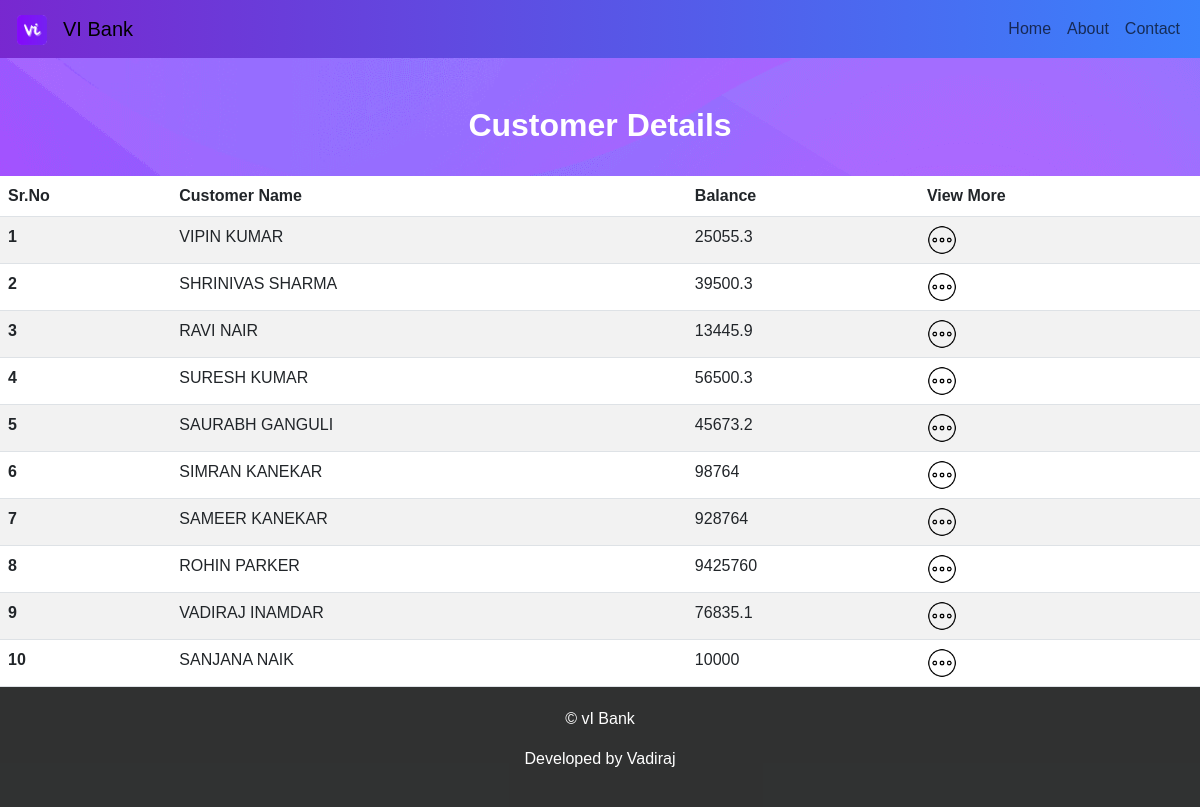
The app's page /views/customers.php with its own data.
### tables this page shows
CREATE TABLE `CUSTOMERS` (
  `customer_name` varchar(255) DEFAULT NULL,
  `contact` varchar(255) DEFAULT NULL,
  `address` varchar(255) DEFAULT NULL,
  `balance` float DEFAULT NULL,
  `acno` int(10) NOT NULL,
  `email` varchar(255) DEFAULT NULL
);

### views/customers.php (the view, shortened to what this page needs)
<!DOCTYPE html>
<html lang="en">
<head>
    <link rel="stylesheet" href="../css/customers.css">
    <link href="https://cdn.jsdelivr.net/npm/bootstrap@5.3.0-alpha2/dist/css/bootstrap.min.css" rel="stylesheet">
</head>
<body>
        <nav class="navbar navbar-expand-lg bg-body-tertiary" style="background: linear-gradient(to right, rgba(106, 17, 203, 0.9), rgba(37, 117, 252, 0.9)); width: auto;">
            <div class="container-fluid">
                <a class="navbar-brand" href="index.php" style="margin-left: 5px;">
                    <img src="../images/logo.png" alt="Bootstrap" width="30" height="30">
                </a>
                <a class="navbar-brand bank-name" href="index.php">VI Bank</a>
                <div class="collapse navbar-collapse" id="navbarSupportedContent">
                    <ul class="navbar-nav ms-auto mb-2 mb-lg-0">
                        <li class="nav-item">
                            <a class="nav-link active-link" aria-current="page" href="../views/index.php">Home</a>
                        </li>
                        <li class="nav-item">
                            <a class="nav-link" href="../views/about.php">About</a>
                        </li>
                        <li class="nav-item">
                            <a class="nav-link" href="../views/contact.php">Contact</a>
                        </li>
                    </ul>
                </div>
            </div>
        </nav>
        <?php
        include('../controllers/common.php')
        ?>
        <section style="background-image: url('../images/bg.png')">
        <br>
        <div class="customer-table">
            <br>
            <h2 id="cust-details" style="color:#fff;"><b>Customer Details</b></h2>
            <br>
            <table class="table table-striped">
                <thead class="thead-dark">
                    <tr>
                        <th scope="col">Sr.No</th>
                        <th scope="col">Customer Name</th>
                        <th scope="col">Balance</th>
                        <th scope="col">View More</th>
                    </tr>
                </thead>
                <tbody>
                    <?php
                    $qry = "SELECT * FROM CUSTOMERS";
                    $result = mysqli_query($conn, $qry);
                    $i = 1;
                    while ($row = mysqli_fetch_array($result)) { ?>
                        <tr>
                            <th scope="row"><?php echo $i; ?></th>
                            <td><?php echo $row['customer_name']; ?></td>
                            <td><?php echo $row['balance']; ?></td>
                            <td><a href="../views/customer_detail.php?acno=<?php echo $row['acno'] ?> "><img src="../images/view-more.png" alt="view-more" style="height:30px;width:30px;"></a></td>
                        </tr>
                    <?php
                        $i++;
                    }
                    ?>
                </tbody>
            </table>
        </div>
</section>
    <section class="" style="margin-top:-100px;">
        <footer>
            <div class="container">
                <p>© vI Bank</p>
                <p>Developed by Vadiraj</p>
            </div>
        </footer>
    </section>
</body>
</html>

### css/customers.css (style rules this page uses)
* { font-family:Arial, Helvetica, sans-serif; }
footer { background-color: rgba(0, 2, 2, 0.813); color: white; padding: 20px 0; text-align: center; margin-top: 100px; }
.container { max-width: 960px; margin: 0 auto; }
#cust-details { text-align: center; }

### records on screen
customers: customer_name "VIPIN KUMAR", balance "25055.3"
customers: customer_name "SHRINIVAS SHARMA", balance "39500.3"
customers: customer_name "RAVI NAIR", balance "13445.9"
customers: customer_name "SURESH KUMAR", balance "56500.3"
customers: customer_name "SAURABH GANGULI", balance "45673.2"
customers: customer_name "SIMRAN KANEKAR", balance "98764"
customers: customer_name "SAMEER KANEKAR", balance "928764"
customers: customer_name "ROHIN PARKER", balance "9425760"
customers: customer_name "VADIRAJ INAMDAR", balance "76835.1"
customers: customer_name "SANJANA NAIK", balance "10000"
